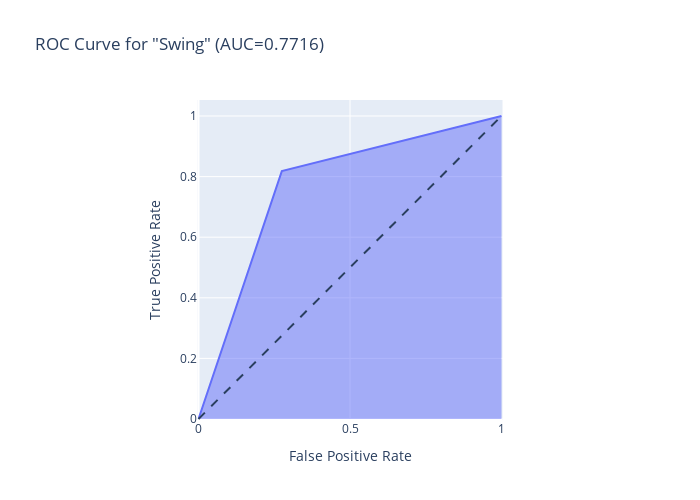

Here is the notebook cell this chart was saved with:
### Code cell
fpr1, tpr1, thresholds1 = roc_curve(test_dummies[:,1],pred_dummies[:,1])
figroc1 = px.area(
    x=fpr1, y=tpr1,
    title=f'ROC Curve for "Swing" (AUC={auc(fpr1, tpr1):.4f})',
    labels=dict(x='False Positive Rate', y='True Positive Rate'),
    width=700, height=500
)
figroc1.add_shape(
    type='line', line=dict(dash='dash'),
    x0=0, x1=1, y0=0, y1=1
)

figroc1.update_yaxes(scaleanchor="x", scaleratio=1)
figroc1.update_xaxes(constrain='domain')
figroc1.show()

### Figure 1 — Plotly figure (JSON) as saved in the notebook; plotly's stock layout.template omitted (floating-point values rounded to 4 significant figures)
{"data": [{"fillpattern": {"shape": ""}, "hovertemplate": "False Positive Rate=%{x}<br>True Positive Rate=%{y}<extra></extra>", "legendgroup": "", "line": {"color": "#636efa"}, "marker": {"symbol": "circle"}, "mode": "lines", "name": "", "orientation": "v", "showlegend": false, "stackgroup": "1", "type": "scatter", "x": [0, 0.275, 1], "xaxis": "x", "y": [0, 0.8182, 1], "yaxis": "y"}], "layout": {"height": 500, "legend": {"tracegroupgap": 0}, "shapes": [{"line": {"dash": "dash"}, "type": "line", "x0": 0, "x1": 1, "y0": 0, "y1": 1}], "title": {"text": "ROC Curve for \"Swing\" (AUC=0.7716)"}, "width": 700, "xaxis": {"anchor": "y", "constrain": "domain", "domain": [0, 1], "title": {"text": "False Positive Rate"}}, "yaxis": {"anchor": "x", "domain": [0, 1], "scaleanchor": "x", "scaleratio": 1, "title": {"text": "True Positive Rate"}}}}
